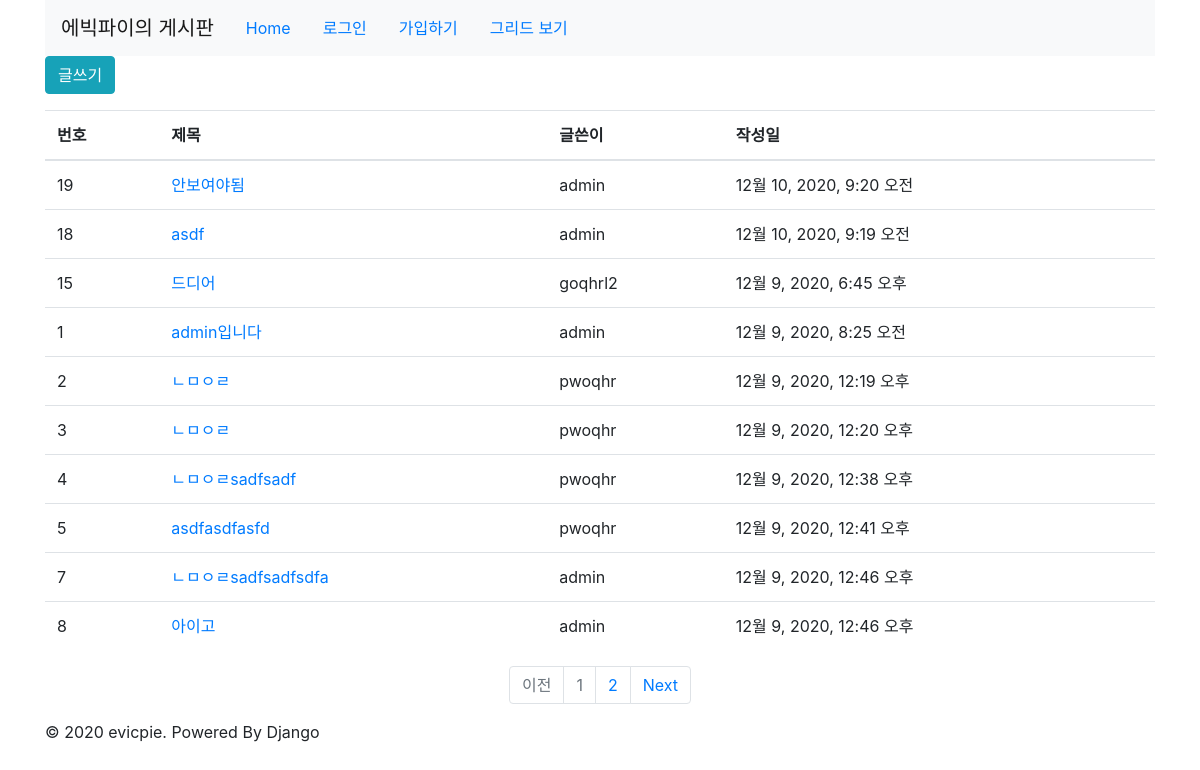
Before: / with the older database file.
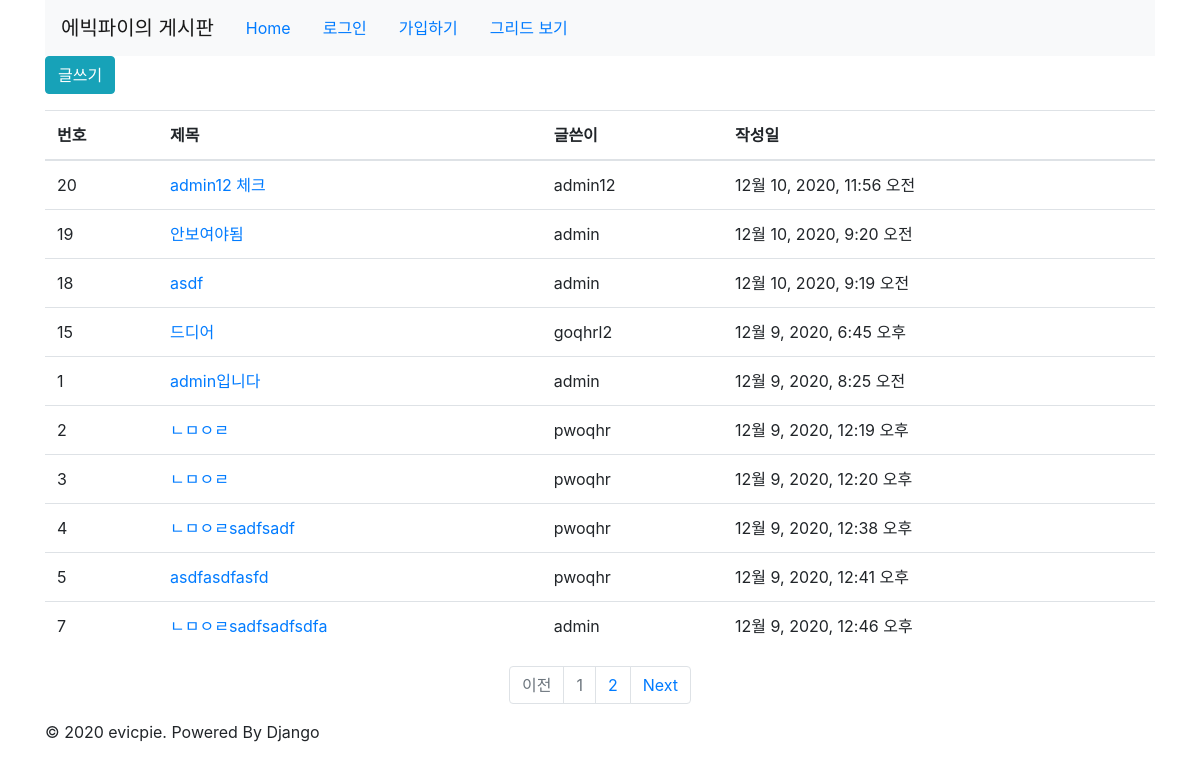
After: the same page with the newer database file.
### board/models.py (models this page shows, shortened)
class Board(models.Model):
    author = models.ForeignKey(User,on_delete=models.CASCADE, related_name='user_boards')
    title = models.CharField(max_length=50)
    content = models.TextField()
    photo = models.ImageField(upload_to='photos/%Y/%m/%d', default='photos/no_image.png')
    created = models.DateTimeField(auto_now_add=True)
    updated = models.DateTimeField(auto_now=True)
    STATUS_CHOICES = (
        ('normal', '보이게'),
        ('banned', '안보이게'),
    )
    status = models.CharField(max_length=6, choices=STATUS_CHOICES, default='normal')
    color_code = models.CharField(max_length=6, default='FF0000')
    class Meta:
        ordering = ['-updated']

### board/views.py (the view)
# urls.py: path('', BoardListView.as_view(), name='list'),
class BoardListView(ListView):
    model = Board
    paginate_by = 10

### board/templates/board/board_list.html (shortened to what this page needs)
{% extends 'base.html' %}
{% block content %}
  <div class="btn-group">
    <a href="{% url 'board:add' %}" class="btn btn-info">글쓰기</a>
  </div>
  <table class="table">
    <thead>
      <tr>
        <th scope="col">번호</th>
        <th scope="col">제목</th>
        <th scope="col">글쓴이</th>
        <th scope="col">작성일</th>
      </tr>
    </thead>
    <tbody>
      {% for board in object_list %}
        <tr>
          <td>{{ board.id }}</td>
          <td><a href="{% url 'board:detail' pk=board.id %}">{{ board.title }}</a></td>
          <td>{{ board.author }}</td>
          <td>{{ board.created }}</td>
        </tr>
      {% endfor %}
    </tbody>
  </table>
{% endblock %}
{% block pagination %}
  {% if is_paginated %}
    <ul class="pagination justify-content-center pagivation-sm">
      {% if page_obj.has_previous %}
        <li class="page-item">
          <a class="page-link" href="{% url 'board:list' %}?page={{ page_obj.previous_page_number }}" tabindex="-1">이전</a>
        </li>
      {% else %}
        <li class="page-item disabled">
          <a href="#" class="page-link" tabindex="-1">이전</a>
        </li>
      {% endif %}
      {% for object in page_obj.paginator.page_range %}
        <li class="page-item {% if page_obj.number == forloop.counter %} disabled{% endif %}">
          <a class="page-link" href="{{ request.path }}?page={{ forloop.counter }}">{{ forloop.counter }}</a>
        </li>
      {% endfor %}
      {% if page_obj.has_next %}
        <li class="page-item">
          <a class="page-link" href="{% url 'board:list' %}?page={{ page_obj.next_page_number }}">Next</a>
        </li>
      {% else %}
        <li class="page-item disabled">
          <a class="page-link" href="#">다음</a>
        </li>
      {% endif %}
    </ul>
  {% endif %}
{% endblock %}

Changed rows visible on the page:
no longer on this page (row unchanged): Board: id "8", title "아이고", author "admin", created "12월 9, 2020, 12:46 오후"
added Board: id "20", title "admin12 체크", author "admin12", created "12월 10, 2020, 11:56 오전"
